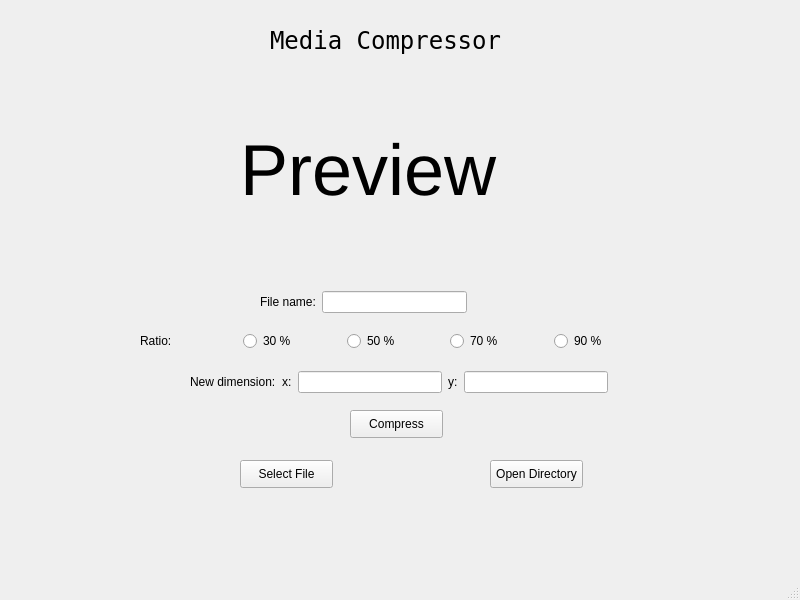
<?xml version="1.0" encoding="UTF-8"?>
<ui version="4.0">
 <class>MainWindow</class>
 <widget class="QMainWindow" name="MainWindow">
  <property name="geometry">
   <rect>
    <x>0</x>
    <y>0</y>
    <width>800</width>
    <height>600</height>
   </rect>
  </property>
  <property name="maximumSize">
   <size>
    <width>800</width>
    <height>600</height>
   </size>
  </property>
  <property name="windowTitle">
   <string>MainWindow</string>
  </property>
  <widget class="QWidget" name="centralwidget">
   <widget class="QLabel" name="title">
    <property name="geometry">
     <rect>
      <x>270</x>
      <y>20</y>
      <width>240</width>
      <height>40</height>
     </rect>
    </property>
    <property name="font">
     <font>
      <family>NSimSun</family>
      <pointsize>18</pointsize>
     </font>
    </property>
    <property name="text">
     <string>Media Compressor</string>
    </property>
   </widget>
   <widget class="QPushButton" name="compress_push">
    <property name="geometry">
     <rect>
      <x>350</x>
      <y>410</y>
      <width>93</width>
      <height>28</height>
     </rect>
    </property>
    <property name="text">
     <string>Compress</string>
    </property>
   </widget>
   <widget class="QLabel" name="label_2">
    <property name="geometry">
     <rect>
      <x>240</x>
      <y>80</y>
      <width>320</width>
      <height>180</height>
     </rect>
    </property>
    <property name="font">
     <font>
      <pointsize>54</pointsize>
     </font>
    </property>
    <property name="text">
     <string>Preview</string>
    </property>
   </widget>
   <widget class="QPushButton" name="select_push">
    <property name="geometry">
     <rect>
      <x>240</x>
      <y>460</y>
      <width>93</width>
      <height>28</height>
     </rect>
    </property>
    <property name="text">
     <string>Select File</string>
    </property>
   </widget>
   <widget class="QPushButton" name="open_push">
    <property name="geometry">
     <rect>
      <x>490</x>
      <y>460</y>
      <width>93</width>
      <height>28</height>
     </rect>
    </property>
    <property name="text">
     <string>Open Directory</string>
    </property>
   </widget>
   <widget class="QWidget" name="">
    <property name="geometry">
     <rect>
      <x>140</x>
      <y>330</y>
      <width>511</width>
      <height>22</height>
     </rect>
    </property>
    <layout class="QHBoxLayout" name="ratio">
     <item>
      <widget class="QLabel" name="ratio_label">
       <property name="text">
        <string>Ratio:</string>
       </property>
      </widget>
     </item>
     <item>
      <widget class="QRadioButton" name="thirty_radio">
       <property name="text">
        <string>30 %</string>
       </property>
      </widget>
     </item>
     <item>
      <widget class="QRadioButton" name="fifty_radio">
       <property name="text">
        <string>50 %</string>
       </property>
      </widget>
     </item>
     <item>
      <widget class="QRadioButton" name="seventy_radio">
       <property name="text">
        <string>70 %</string>
       </property>
      </widget>
     </item>
     <item>
      <widget class="QRadioButton" name="ninety_radio">
       <property name="text">
        <string>90 %</string>
       </property>
      </widget>
     </item>
    </layout>
   </widget>
   <widget class="QWidget" name="">
    <property name="geometry">
     <rect>
      <x>190</x>
      <y>370</y>
      <width>418</width>
      <height>24</height>
     </rect>
    </property>
    <layout class="QHBoxLayout" name="Dimension">
     <item>
      <widget class="QLabel" name="dimension_label">
       <property name="text">
        <string>New dimension:</string>
       </property>
      </widget>
     </item>
     <item>
      <widget class="QLabel" name="x_label">
       <property name="text">
        <string>x:</string>
       </property>
      </widget>
     </item>
     <item>
      <widget class="QLineEdit" name="x_value"/>
     </item>
     <item>
      <widget class="QLabel" name="y_label">
       <property name="text">
        <string>y:</string>
       </property>
      </widget>
     </item>
     <item>
      <widget class="QLineEdit" name="y_value"/>
     </item>
    </layout>
   </widget>
   <widget class="QWidget" name="">
    <property name="geometry">
     <rect>
      <x>260</x>
      <y>290</y>
      <width>207</width>
      <height>24</height>
     </rect>
    </property>
    <layout class="QHBoxLayout" name="filename">
     <item>
      <widget class="QLabel" name="name_label">
       <property name="text">
        <string>File name:</string>
       </property>
      </widget>
     </item>
     <item>
      <widget class="QLineEdit" name="new_name"/>
     </item>
    </layout>
   </widget>
  </widget>
  <widget class="QMenuBar" name="menubar">
   <property name="geometry">
    <rect>
     <x>0</x>
     <y>0</y>
     <width>800</width>
     <height>26</height>
    </rect>
   </property>
  </widget>
  <widget class="QStatusBar" name="statusbar"/>
 </widget>
 <resources/>
 <connections/>
</ui>
